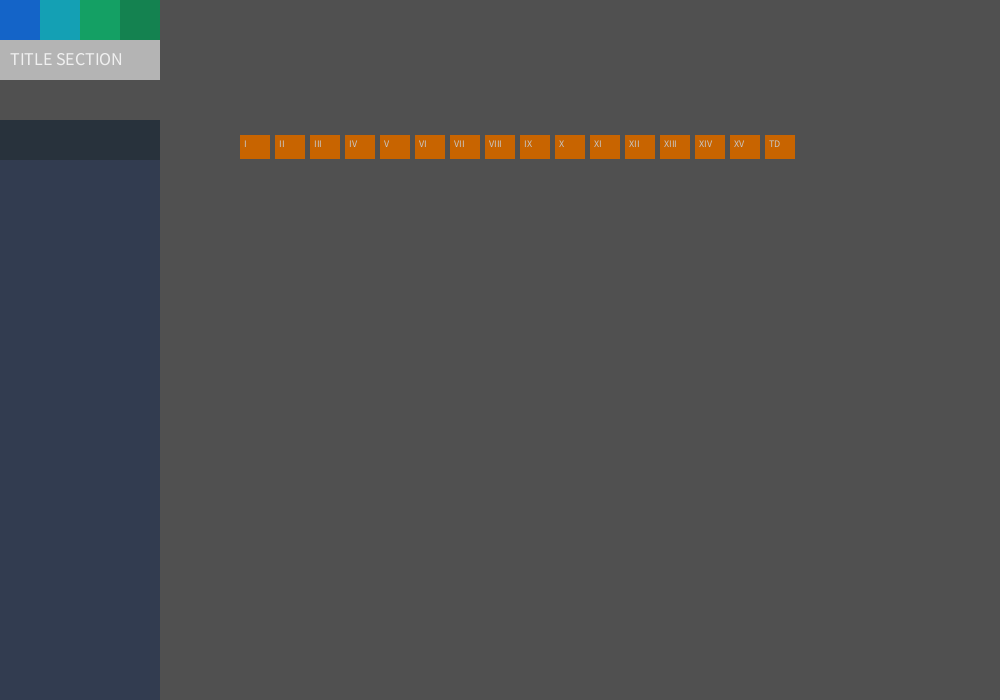
Frame 1 (no input)
Frame 60 (the mouse pressed at the canvas centre just before this capture): identical to frame 1, image omitted
Frame 120 (the mouse held since frame 60 and released just before this capture): identical to frame 1, image omitted

The Processing sketch that drew this single still picture (run headless with seeded random() and noise(); from frame 60 on, the mouse is pressed at the canvas centre):

// Processing sketch: forLoopDistribution06
// ── forLoopDistribution06.pde
//TOPICS - CHAPTERS & ARTICLES DATA
String[] chaptersNumber = {"I","II","III","IV","V","VI","VII","VIII","IX","X","XI","XII","XIII","XIV","XV","TD"}; 
String[] chaptersTitle = {"Bases of Institutionally","Nationality and Citizenship","Constitutional Rights and Duties","Government","National Congress","Judicial Power","Public Ministry","Constitutional Tribunal","Electoral Justice","Office of the Comptroller General of the Republic","Armed Forces, Forces of Order and Public Security","Council of National Security","Central Bank","Government & Interior Administration of the State","Reform of the Constitution","Transitory Provisions"}; 
int[] chapterStartAt = {1,10,19,24,46,76,83,92,95,98,101,106,108,110,129,132};
int[] articlesCategory = {3,1,2,1,2,2,2,3,3,3,2,2,2,2,1,3,2,3,19,2,3,2,3,2,3,4,3,3,4,3,1,6,2,2,2,1,3,3,3,1,4,3,3,3,2,3,1,1,2,2,1,3,6,5,5,2,1,4,3,2,4,3,1,5,4,4,3,3,2,2,3,3,1,3,2,2,3,4,5,2,3,2,2,4,3,3,3,3,2,2,1,1,4,9,3,4,3,1,3,4,2,3,1,2,3,2,3,3,1,3,2,3,2,4,2,4,2,1,4,3,2,2,2,2,3,1,3,2,3,3,3,1,3,1,2,1,1,1,3,2,1,1,1,3,4,3,1,1,1,1,1,1,1,2,3,1,2};
int[] articlesIdNumber = { 
  1, 2, 3, 4, 5, 6, 7, 8, 9, 
  10,11,12,13,14,15,16,17,18, 
  19,20,21,22,23, 
  24,25,26,27,28,29,30,31,32,33,34,35,36,37,38,39,40,41,42,43,44,45,46,
  47,48,49,50,51,52,53,54,55,56,57,58,59,60,61,62,63,64,65,66,67,68,69,70,71,72,73,74,75,76,
  77,78,79,80,81,82,83,
  84,85,86,87,88,89,90,91,92,
  93,94,95,
  96,97,98,
  99,100,101,
  102,103,104,105,106,
  107,108,
  109,110,
  111,112,113,114,115,116,117,118,119,120,121,122,123,124,125,126,127,128,
  129,130,131,
  132,133,134,135,136,137,138,139,140,141,142,143,144,145,146,147,148,149,150,151,152,153,154,155,156,157  
};
String[] articlesTitNumber = { 
  "1","2","3","4","5","6","7","8","9",
  "10","11","12","13","14","15","16","17","18",
  "19","20","21","22","23",
  "24","25","26","27","28","29","30","31","32","33","34","35","36","37","37 bis","38","39","40","41","42","43","44","45",
  "46","47","48","49","50","51","52","53","54","55","56","57","58","59","60","61","62","63","64","65","66","67","68","69","70","71","72","73","74","75",
  "76","77","78","79","80","81","82",
  "83","84","85","86","87","88","89","90","91",
  "92","93","94",
  "95","96","97",
  "98","99","100",
  "101","102","103","104","105",
  "106","107",
  "108","109",
  "110","111","112","113","114","115","116","117","118","119","120","121","122","123","124","125","126","126 bis",
  "127","128","129",
  "1st","2nd","3th","4th","5th","6th","7th","8th","9th","10th","11th","12th","13th","14th","15th","16th","17th","18th","19th","20th","21th","22th","23th","24th","25th","26th"
/*"FIRST","SECOND","THIRTH","FOURTH","FIFTH","SIXTH","SEVENTH","EIGHT","NINTH","TENTH","ELEVENTH","TWELFTH","THIRTEENTH","FOURTEENTH","FIFTEENTH","SIXTEENTH","SEVENTEENTH","EIGHTEENTH","NINETEENTH","TWENTY","TWENTY FIRST","TWENTY SECOND","TWENTY THIRTH","TWENTY FOURTH","TWENTY FIFTH","TWENTY SIXTH"*/
};
int numberOfArticles = articlesIdNumber.length;

//Boxes Values
float[] bH = new float[articlesCategory.length];
float[] posY = new float[articlesCategory.length+1];
float articleBoxW = 35.0;
int bHstart = 12;
float newPosX = 0;
float newPosY = 0;
int countToRight = 0;
float sep = 1.0;

//PRESENT IN MAIN APP
float gridUnit = 20;
float visualX = 240;
float visualY = 160;//160
float visualW = 1020; 
float visualH = 700-gridUnit*2; 

float visualPosX;
float visualPosY;
float visualAreaW;//Width elements
float visualAreaH;//Height Elements



void setup() {
  size(1000, 700);
  noStroke();
  smooth();
//PRESENT IN MAIN APP  
  visualPosX = visualX;
  visualPosY = visualY;
  visualAreaW = visualW - gridUnit*2;//Width elements
  visualAreaH = visualH - gridUnit*9;//Height Elements


  //FOR POSITION Y
  posY[0] = 0;//starting at...
  for(int i=0; i<articlesCategory.length; i++){
    fill(200);
    //1- CHECK CATEGORY
    if(articlesCategory[i]==1){ bH[i]  = bHstart*1.0; }//category 1 & 2 the same
    if(articlesCategory[i]==2){ bH[i]  = bHstart*1.0; }
    if(articlesCategory[i]==3){ bH[i]  = bHstart*1.5; }
    if(articlesCategory[i]==4){ bH[i]  = bHstart*2.0; }//4 & 5 equals
    if(articlesCategory[i]==5){ bH[i]  = bHstart*2.0; }
    if(articlesCategory[i]==6){ bH[i]  = bHstart*2.5; }
    if(articlesCategory[i]==7){ bH[i]  = bHstart*3.0; }// from here 1 point less
    if(articlesCategory[i]==8){ bH[i]  = bHstart*3.0; }
    if(articlesCategory[i]==9){ bH[i]  = bHstart*3.5; }
    if(articlesCategory[i]==10){ bH[i] = bHstart*4.0; }
    if(articlesCategory[i]==11){ bH[i] = bHstart*4.5; }
    if(articlesCategory[i]==12){ bH[i] = bHstart*6.0; }
    if(articlesCategory[i]==13){ bH[i] = bHstart*6.5; }
    if(articlesCategory[i]==14){ bH[i] = bHstart*7.0; }
    if(articlesCategory[i]==15){ bH[i] = bHstart*7.5; }
    if(articlesCategory[i]==16){ bH[i] = bHstart*8.0; }
    if(articlesCategory[i]==17){ bH[i] = bHstart*8.5; }
    if(articlesCategory[i]==18){ bH[i] = bHstart*9.0; }
    if(articlesCategory[i]==19){ bH[i] = bHstart*9.5; }

   //2- CHECK THE STARTING ARTICE NUMBER TO ASIGN NEW X POS TO THE RIGHT
    for(int j=0; j<chapterStartAt.length; j++){
      if(articlesIdNumber[i] == chapterStartAt[j]){
        posY[i] = 0;
        posY[i+1] = posY[i]+bH[i];  
        if(chapterStartAt[j] > 1) {  countToRight = countToRight+1; } //to aoid to move one more W at start 
      }else{
        posY[i+1] = posY[i]+bH[i];  
      }//close if 
    }//CLOSE LOOP 2
  
    //STORE NEW POSITIONS
    newPosX = visualPosX + articleBoxW*countToRight;
    newPosY = visualPosY + posY[i] + sep;
    //DRAW BOXES
    rect( newPosX ,newPosY  , articleBoxW-sep*5, bH[i]-sep );
    //DRAW TEXT
    textSize(8);fill(100);
    text(i+1, 2+newPosX, newPosY+8);
  }//CLOSE FOR 1- CHECK CATEGORY

}//CLOSE SETUP





void draw(){
  background(80);

//BOXES CHAPTERS TOP - - - - - - - - - - - - - - - - - - - - - - - 
  for (int i=0; i<chaptersNumber.length; i++) {
      fill(200, 100, 0);
      rect(visualPosX+articleBoxW*i, visualPosY-bHstart*2-sep, articleBoxW-sep*5, bHstart*2);//boxes each section
      fill(200);textAlign(LEFT);textSize(10);
      text(chaptersNumber[i], 4+visualPosX+articleBoxW*i, visualPosY-13);//boxes each article
      //BOXES ARTICLES
      if (i == 15) {//select first columt to color
        fill(150, 200, 250);
      }else {
        fill(200, 240, 240);
      }
  }//CLOSE FOR CHAPTER

  //BOX VIS ARTICLE TOP ROLLOVER
  for (int i=0; i<chaptersNumber.length; i++) {
//    int sep = 10;
    if (  (mouseX>visualPosX+articleBoxW*i && mouseX<articleBoxW*i+articleBoxW-sep)  &&  (mouseY>visualPosY-bHstart*3 && mouseY<visualPosY-bHstart*1-5)  ) {
      //ROL OVER
      detailsOverVisualizationChapter( mouseX, mouseY, chaptersTitle[i], "Topic 1, Topic 2, Topic 3, Topic 4, Topic 5, Topic 6" );
    }
  }//close for
//CLOSE BOXES CHAPTERS TOP - - - - - - - - - - - - - - - - - - - - - - - 


  guiSimulation();
}//CLOSE DRAW




void chaptersTop (){
}



//OVER VISUALIZATIONS CHAPTER TOP
void detailsOverVisualizationChapter( float _newPosBoxX, float _newPosBoxY, String _chapterTitle, String _chapterDescription ) {  
  int boxW = 260;
  int boxH = 70;
  int boxPosX = -boxW/2;
//  int moveX = -120;
  int dis = 4;
  noStroke();

  pushMatrix();
  //CHECK IF IS BEYOND WIDTH
  translate(_newPosBoxX, _newPosBoxY-boxH);
  //TRIANGLE BELOW GRIS
  fill(50, 150); //COLOR BG colorTop[13]-200 
  triangle(-10+dis, dis+boxH-10, 10+dis, dis+boxH-10, 0+dis, dis+boxH);
  rect(boxPosX+dis, -10+dis, boxW, boxH);
  //BOX AND TRIANGE OVER
  fill(220, 120, 250); //COLOR TEXT 
  triangle(-10, boxH-10, 10, boxH-10, 0, boxH);
  rect(boxPosX, -10, boxW, boxH);

  //TEXT
  fill(50);
  textSize(12);
  textAlign(CENTER);textLeading(14);
  text(_chapterTitle, boxPosX+10, -4, boxW-20, boxH-15 );
  textSize(10);
  text(_chapterDescription, boxPosX+10, 35, boxW-20, boxH );


  popMatrix();
}//CLOSE detailsOverVisualizationChapter


void guiSimulation(){
int sz = 40;
fill(20, 100, 200); rect(0, 0, sz, sz);
fill(20, 160, 180); rect(sz, 0, sz, sz);
fill(20, 160, 100); rect(sz*2, 0, sz, sz); textSize(18);
fill(20, 130, 80); rect(sz*3, 0, sz, sz);

fill(180); rect(0, sz, sz*4, sz);
fill(240); textAlign(LEFT); text("TITLE SECTION", 10, sz+25);

fill(40, 50, 60); rect(0, sz*3, sz*4, sz);
fill(50, 60, 80); rect(0, sz*4, sz*4, sz*20);//boc topics
}//ENGD GUI SIMULATION
